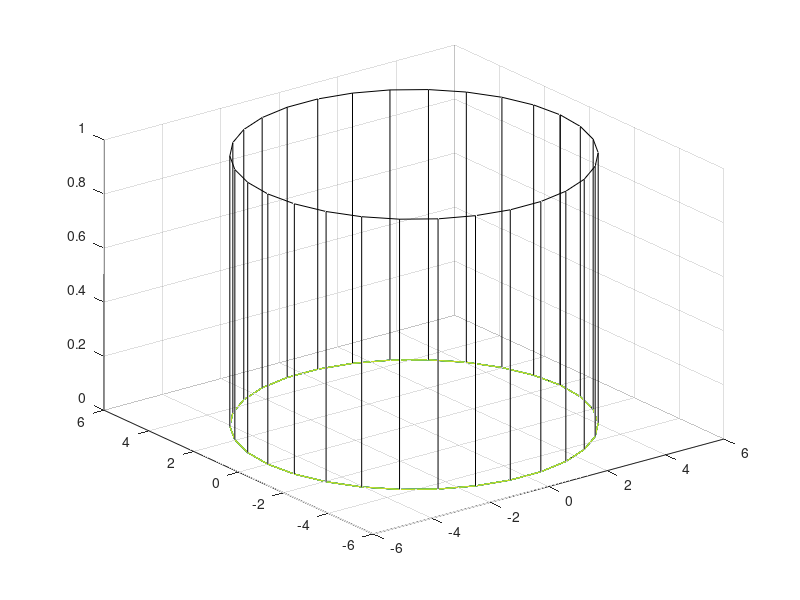

Source code (MATLAB):
%dibuja un cilindro de altura 1 y radio r, transparente con cylinder de
%Matlab
r=input('dame el radio ')
[x,y,z]=cylinder(r,30)
surfc(x,y,z,'FaceAlpha','flat','AlphaDataMapping','scaled',...
    'AlphaData',gradient(z),'FaceColor','red')
